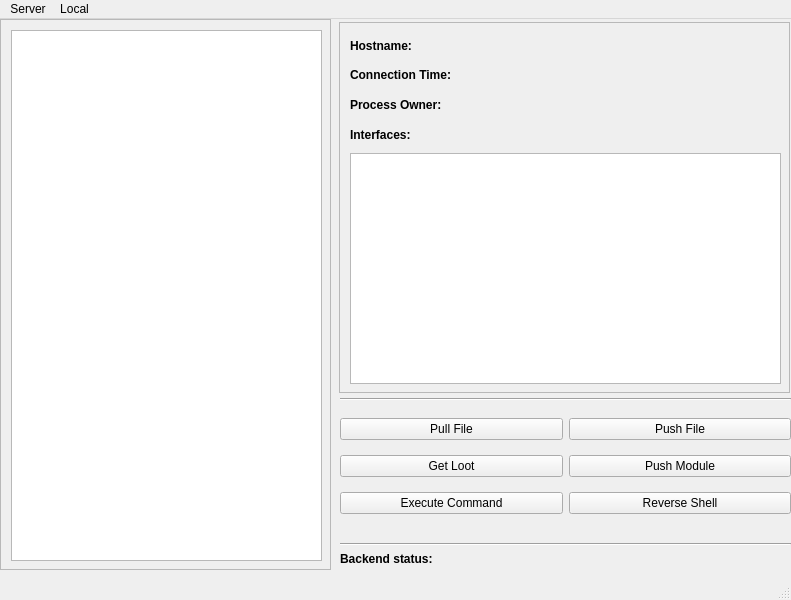
<?xml version="1.0" encoding="UTF-8"?>
<ui version="4.0">
 <class>MainWindow</class>
 <widget class="QMainWindow" name="MainWindow">
  <property name="geometry">
   <rect>
    <x>0</x>
    <y>0</y>
    <width>791</width>
    <height>600</height>
   </rect>
  </property>
  <property name="windowTitle">
   <string>Control Console</string>
  </property>
  <widget class="QWidget" name="centralwidget">
   <widget class="QScrollArea" name="AgentSelect">
    <property name="geometry">
     <rect>
      <x>0</x>
      <y>0</y>
      <width>331</width>
      <height>551</height>
     </rect>
    </property>
    <property name="widgetResizable">
     <bool>true</bool>
    </property>
    <widget class="QWidget" name="scrollAreaWidgetContents">
     <property name="geometry">
      <rect>
       <x>0</x>
       <y>0</y>
       <width>327</width>
       <height>547</height>
      </rect>
     </property>
     <widget class="QListWidget" name="AgentList">
      <property name="geometry">
       <rect>
        <x>10</x>
        <y>10</y>
        <width>311</width>
        <height>531</height>
       </rect>
      </property>
     </widget>
    </widget>
   </widget>
   <widget class="QWidget" name="verticalLayoutWidget_3">
    <property name="geometry">
     <rect>
      <x>340</x>
      <y>510</y>
      <width>451</width>
      <height>31</height>
     </rect>
    </property>
    <layout class="QVBoxLayout" name="Terminal">
     <item>
      <widget class="Line" name="line_2">
       <property name="orientation">
        <enum>Qt::Horizontal</enum>
       </property>
      </widget>
     </item>
    </layout>
   </widget>
   <widget class="QWidget" name="gridLayoutWidget">
    <property name="geometry">
     <rect>
      <x>340</x>
      <y>390</y>
      <width>451</width>
      <height>116</height>
     </rect>
    </property>
    <layout class="QGridLayout" name="gridLayout">
     <item row="0" column="1">
      <widget class="QPushButton" name="PushFile">
       <property name="text">
        <string>Push File</string>
       </property>
      </widget>
     </item>
     <item row="0" column="0">
      <widget class="QPushButton" name="PullFile">
       <property name="text">
        <string>Pull File</string>
       </property>
      </widget>
     </item>
     <item row="1" column="0">
      <widget class="QPushButton" name="GetLoot">
       <property name="text">
        <string>Get Loot</string>
       </property>
      </widget>
     </item>
     <item row="1" column="1">
      <widget class="QPushButton" name="PushModule">
       <property name="text">
        <string>Push Module</string>
       </property>
      </widget>
     </item>
     <item row="2" column="0">
      <widget class="QPushButton" name="ExecComm">
       <property name="text">
        <string>Execute Command</string>
       </property>
      </widget>
     </item>
     <item row="2" column="1">
      <widget class="QPushButton" name="RevSh">
       <property name="text">
        <string>Reverse Shell</string>
       </property>
      </widget>
     </item>
    </layout>
   </widget>
   <widget class="Line" name="line">
    <property name="geometry">
     <rect>
      <x>340</x>
      <y>370</y>
      <width>451</width>
      <height>20</height>
     </rect>
    </property>
    <property name="orientation">
     <enum>Qt::Horizontal</enum>
    </property>
   </widget>
   <widget class="QLabel" name="BackendStatusLabel">
    <property name="geometry">
     <rect>
      <x>340</x>
      <y>530</y>
      <width>111</width>
      <height>20</height>
     </rect>
    </property>
    <property name="font">
     <font>
      <weight>75</weight>
      <bold>true</bold>
     </font>
    </property>
    <property name="text">
     <string>Backend status: </string>
    </property>
   </widget>
   <widget class="QScrollArea" name="scrollArea">
    <property name="geometry">
     <rect>
      <x>339</x>
      <y>3</y>
      <width>451</width>
      <height>371</height>
     </rect>
    </property>
    <property name="widgetResizable">
     <bool>true</bool>
    </property>
    <widget class="QWidget" name="scrollAreaWidgetContents_2">
     <property name="geometry">
      <rect>
       <x>0</x>
       <y>0</y>
       <width>447</width>
       <height>367</height>
      </rect>
     </property>
     <widget class="QLabel" name="HostnameLabel">
      <property name="geometry">
       <rect>
        <x>10</x>
        <y>10</y>
        <width>81</width>
        <height>25</height>
       </rect>
      </property>
      <property name="font">
       <font>
        <weight>75</weight>
        <bold>true</bold>
       </font>
      </property>
      <property name="text">
       <string>Hostname: </string>
      </property>
      <property name="textFormat">
       <enum>Qt::AutoText</enum>
      </property>
     </widget>
     <widget class="QLabel" name="ConnectionTimeLabel">
      <property name="geometry">
       <rect>
        <x>10</x>
        <y>40</y>
        <width>121</width>
        <height>25</height>
       </rect>
      </property>
      <property name="font">
       <font>
        <weight>75</weight>
        <bold>true</bold>
       </font>
      </property>
      <property name="text">
       <string>Connection Time: </string>
      </property>
      <property name="textFormat">
       <enum>Qt::RichText</enum>
      </property>
     </widget>
     <widget class="QLabel" name="ProcOwnerLabel">
      <property name="geometry">
       <rect>
        <x>10</x>
        <y>70</y>
        <width>111</width>
        <height>25</height>
       </rect>
      </property>
      <property name="font">
       <font>
        <weight>75</weight>
        <bold>true</bold>
       </font>
      </property>
      <property name="text">
       <string>Process Owner: </string>
      </property>
      <property name="textFormat">
       <enum>Qt::RichText</enum>
      </property>
     </widget>
     <widget class="QLabel" name="Hostname">
      <property name="geometry">
       <rect>
        <x>90</x>
        <y>10</y>
        <width>381</width>
        <height>25</height>
       </rect>
      </property>
      <property name="text">
       <string/>
      </property>
      <property name="textFormat">
       <enum>Qt::AutoText</enum>
      </property>
     </widget>
     <widget class="QLabel" name="ConnectionTime">
      <property name="geometry">
       <rect>
        <x>135</x>
        <y>40</y>
        <width>331</width>
        <height>25</height>
       </rect>
      </property>
      <property name="text">
       <string/>
      </property>
      <property name="textFormat">
       <enum>Qt::RichText</enum>
      </property>
     </widget>
     <widget class="QLabel" name="ProcOwner">
      <property name="geometry">
       <rect>
        <x>120</x>
        <y>70</y>
        <width>341</width>
        <height>25</height>
       </rect>
      </property>
      <property name="text">
       <string/>
      </property>
      <property name="textFormat">
       <enum>Qt::RichText</enum>
      </property>
     </widget>
     <widget class="QTableView" name="InterfaceTable">
      <property name="geometry">
       <rect>
        <x>10</x>
        <y>130</y>
        <width>431</width>
        <height>231</height>
       </rect>
      </property>
     </widget>
     <widget class="QLabel" name="InterfacesLabel">
      <property name="geometry">
       <rect>
        <x>10</x>
        <y>100</y>
        <width>111</width>
        <height>25</height>
       </rect>
      </property>
      <property name="font">
       <font>
        <weight>75</weight>
        <bold>true</bold>
       </font>
      </property>
      <property name="text">
       <string>Interfaces:</string>
      </property>
      <property name="textFormat">
       <enum>Qt::RichText</enum>
      </property>
     </widget>
    </widget>
   </widget>
   <widget class="QLabel" name="BackendStatus">
    <property name="geometry">
     <rect>
      <x>450</x>
      <y>530</y>
      <width>331</width>
      <height>20</height>
     </rect>
    </property>
    <property name="font">
     <font>
      <weight>50</weight>
      <bold>false</bold>
     </font>
    </property>
    <property name="text">
     <string/>
    </property>
   </widget>
  </widget>
  <widget class="QMenuBar" name="menubar">
   <property name="geometry">
    <rect>
     <x>0</x>
     <y>0</y>
     <width>791</width>
     <height>30</height>
    </rect>
   </property>
   <widget class="QMenu" name="menuAgents_Available">
    <property name="title">
     <string>Server</string>
    </property>
    <addaction name="actionCompile_Client"/>
    <addaction name="actionRegister_Client_Creds"/>
    <addaction name="separator"/>
    <addaction name="actionChange_C2_Server"/>
   </widget>
   <widget class="QMenu" name="menuLocal">
    <property name="title">
     <string>Local</string>
    </property>
    <addaction name="actionOpen_Terminal"/>
   </widget>
   <addaction name="menuAgents_Available"/>
   <addaction name="menuLocal"/>
  </widget>
  <widget class="QStatusBar" name="statusbar"/>
  <action name="actionCompile_Client">
   <property name="text">
    <string>Compile Client</string>
   </property>
  </action>
  <action name="actionRegister_Client_Creds">
   <property name="text">
    <string>Register Client Creds</string>
   </property>
  </action>
  <action name="actionOpen_Terminal">
   <property name="text">
    <string>Open Terminal</string>
   </property>
  </action>
  <action name="actionChange_C2_Server">
   <property name="text">
    <string>Change C2 Server</string>
   </property>
  </action>
 </widget>
 <resources/>
 <connections/>
</ui>
